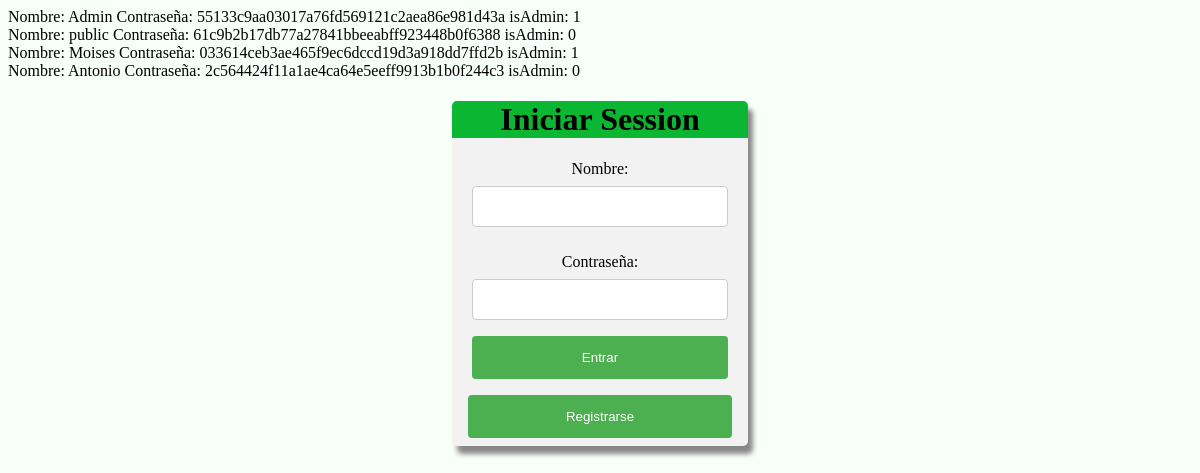
Before: / with the older database file.
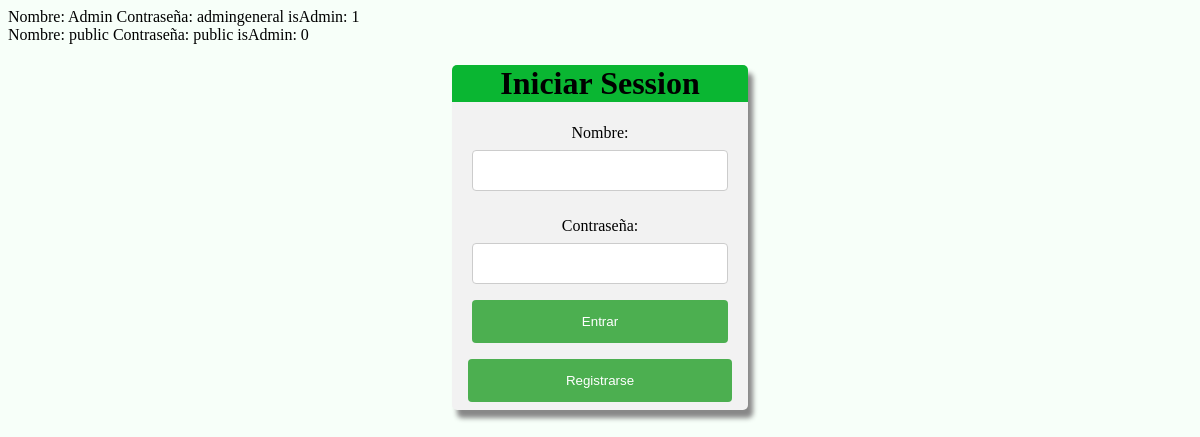
After: the same page with the newer database file.
### tables this page shows
CREATE TABLE `Usuarios` (
  `id_user` int(5) NOT NULL,
  `nombre` varchar(20) NOT NULL,
  `apellido` varchar(20) NOT NULL,
  `email` varchar(30) NOT NULL,
  `password` varchar(20) NOT NULL,
  `isAdmin` int(1) NOT NULL DEFAULT '0',
  `token` varchar(100) NOT NULL
);

### php/funcions.php (the view, shortened to what this page needs)
<?php
	function mostraUsuarios($pdo){
		$query = $pdo->prepare("select * FROM Usuarios");
		$query->execute();
		$usuarios = $query->fetch();
			while($usuarios){
				echo "Nombre: ".$usuarios['nombre']."   Contraseña: " . $usuarios['password'] ."   isAdmin: " . $usuarios['isAdmin'] . "<br>	";
				$usuarios = $query->fetch();
			}
	}
?>

### index.php (shortened to what this page needs)
<!DOCTYPE html>
<html>
<head>
	<link rel="stylesheet" type="text/css" href="css/styleIndex.css">
</head>
<body>
<?php
	include 'php/funcions.php';
	$pdo = connectar();
	mostraUsuarios($pdo);
	if(isset($_GET['token'])){
		$token = $_GET['token'];
		$url = "'php/paginaUsuario.php?token=".$token."'";
	}else if(!isset($_GET['token'])){
		$url = "'php/paginaUsuario.php'";
	}
?>
	<div>
		<h1>Iniciar Session</h1>
		<form action = "php/login.php" method = "post">
			<label>Nombre: </label> <br>
			<input type="text" name="nombre"/> <br> <br>
			<label>Contraseña: </label> <br>
			<input type="password" name="password"/> <br>
			<input class = "submit" type="submit" name="submitIniciar" value="Entrar"/>
		</form>
		<input id="registrarse" type="submit" value="Registrarse" onclick="location.href=
		<?php
			echo $url;
		?>
		"/>
	</div>
</body>
</html>

### css/styleIndex.css (style rules this page uses)
body { background-color: #F7FFF9; cursor: default; }
h1 { background-color: #0AB632; border-top-left-radius: 5px; border-top-right-radius: 5px; padding: 0px 20px 0px 20px; }
form { padding: 0px 20px 0px 20px; }
input[type=text], input[type=password], select { width: 100%; padding: 12px 20px; margin: 8px 0; display: inline-block; border: 1px solid #ccc; border-radius: 4px; box-sizing: border-box; }
input[type=submit] { width: 100%; background-color: #4CAF50; color: white; padding: 14px 20px; margin: 8px 0; border: none; border-radius: 4px; cursor: pointer; }
div { text-align: center; position: relative; border-radius: 5px; background-color: #f2f2f2; width: 25%; box-shadow: 5px 8px 5px #888888; margin: auto; top: 25%; }
#registrarse { width: 89%; }

Changed rows visible on the page:
removed usuarios: nombre "Moises", password "033614ceb3ae465f9ec6dccd19d3a918dd7ffd2b", isAdmin "1"
removed usuarios: nombre "Antonio", password "2c564424f11a1ae4ca64e5eeff9913b1b0f244c3", isAdmin "0"
changed usuarios "Admin": password "55133c9aa03017a76fd569121c2aea86e981d43a" → "admingeneral"
changed usuarios "public": password "61c9b2b17db77a27841bbeeabff923448b0f6388" → "public"
